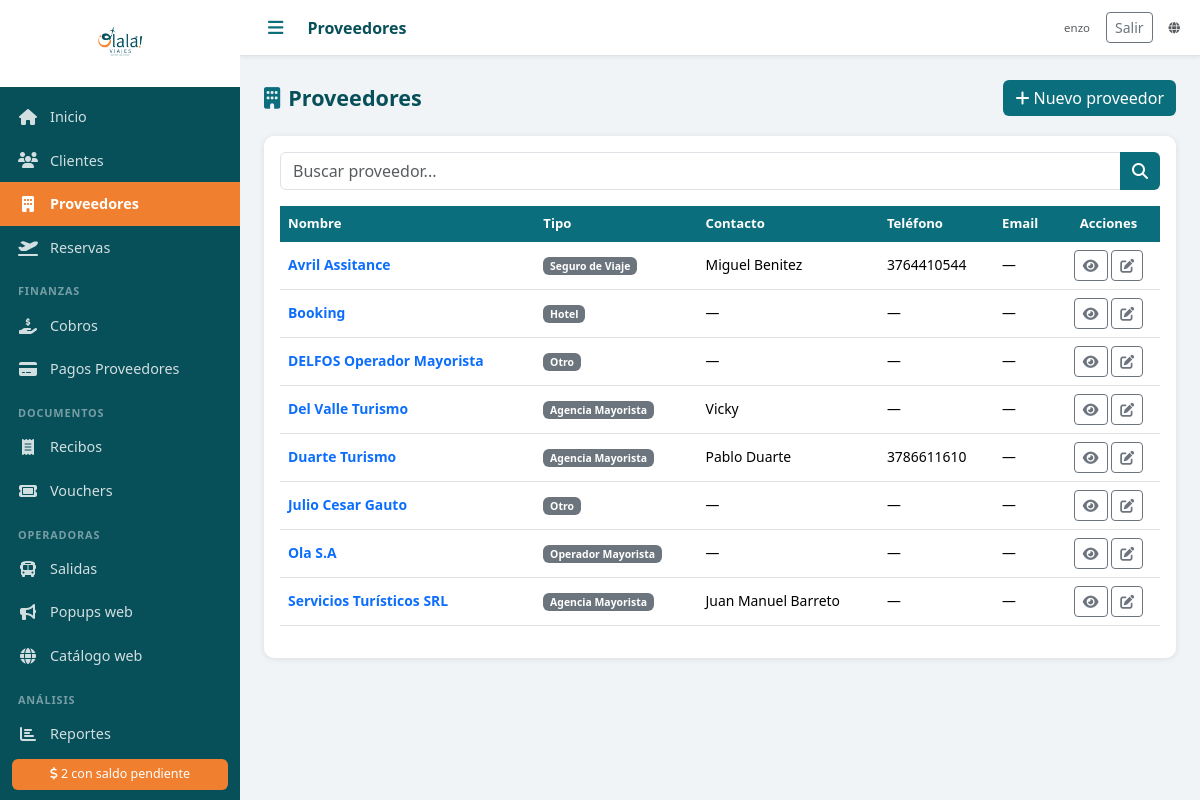
Page /proveedores/ (signed in) on the committed database.
### agencia/models.py (models this page shows, shortened)
class Proveedor(models.Model):
    TIPOS = [
        ('AEROLINEA', 'Aerolínea'),
        ('HOTEL', 'Hotel'),
        ('CRUCERO', 'Crucero'),
        ('AGENCIA', 'Agencia Mayorista'),
        ('OPERADOR', 'Operador Mayorista'),
        ('TRASLADO', 'Traslado'),
        ('SEGURO', 'Seguro de Viaje'),
        ('EXCURSION', 'Excursión'),
        ('OTRO', 'Otro'),
    ]
    nombre = models.CharField('Nombre', max_length=200)
    tipo = models.CharField('Tipo', max_length=20, choices=TIPOS, default='OTRO')
    comision_porcentaje = models.DecimalField('Comisión (%)', max_digits=5, decimal_places=2, default=0)
    contacto = models.CharField('Contacto', max_length=100, blank=True)
    email = models.EmailField('Email', blank=True)
    telefono = models.CharField('Teléfono', max_length=50, blank=True)
    notas = models.TextField('Notas', blank=True)
    activo = models.BooleanField('Activo', default=True)
    created_at = models.DateTimeField(auto_now_add=True)
    class Meta:
        verbose_name = 'Proveedor'
        verbose_name_plural = 'Proveedores'
        ordering = ['nombre']

### agencia/views.py (the view)
# urls.py: path('proveedores/', login_required(views.proveedores_lista), name='proveedores_lista'),
def proveedores_lista(request):
    q = request.GET.get('q', '')
    proveedores = Proveedor.objects.all()
    if q:
        proveedores = proveedores.filter(
            Q(nombre__icontains=q) | Q(contacto__icontains=q) | Q(email__icontains=q)
        )
    return render(request, 'proveedores/lista.html', {'proveedores': proveedores, 'q': q})

### agencia/context_processors.py (called while the page is built)
def agencia_sitio(request):
    return {'public_web_url': django_settings.PUBLIC_WEB_BASE_URL}

def estado_publicacion_web(request):
    return {'estado_publicacion': None, 'publicacion_log': ''}

def estado_fotos_salidas(request):
    if not request.user.is_authenticated:
        return {'estado_fotos': None}
    from .fotos_utils import resumen_fotos_salidas
    return {'estado_fotos': resumen_fotos_salidas()}

### templates/proveedores/lista.html (shortened to what this page needs)
{% extends 'base.html' %}
{% block topbar_title %}Proveedores{% endblock %}
{% block content %}
<div class="page-header">
  <h2><i class="fas fa-building me-2 text-teal"></i>Proveedores</h2>
  <a href="{% url 'proveedor_nuevo' %}" class="btn btn-teal"><i class="fas fa-plus me-1"></i>Nuevo proveedor</a>
</div>
<div class="card">
  <div class="card-body">
    <form method="get" class="mb-3">
      <div class="input-group">
        <input type="text" name="q" value="{{ q }}" class="form-control" placeholder="Buscar proveedor...">
        <button class="btn btn-teal" type="submit"><i class="fas fa-search"></i></button>
      </div>
    </form>
    <div class="table-responsive">
      <table class="table table-hover">
        <thead><tr><th>Nombre</th><th>Tipo</th><th>Contacto</th><th>Teléfono</th><th>Email</th><th class="text-center">Acciones</th></tr></thead>
        <tbody>
          {% for p in proveedores %}
          <tr>
            <td><a href="{% url 'proveedor_detalle' p.pk %}" class="fw-bold text-decoration-none">{{ p.nombre }}</a></td>
            <td><span class="badge bg-secondary">{{ p.get_tipo_display }}</span></td>
            <td>{{ p.contacto|default:"—" }}</td>
            <td>{{ p.telefono|default:"—" }}</td>
            <td>{{ p.email|default:"—" }}</td>
            <td class="text-center">
              <a href="{% url 'proveedor_detalle' p.pk %}" class="btn btn-sm btn-outline-secondary" title="Ver"><i class="fas fa-eye"></i></a>
              <a href="{% url 'proveedor_editar' p.pk %}" class="btn btn-sm btn-outline-secondary" title="Editar"><i class="fas fa-edit"></i></a>
            </td>
          </tr>
          {% empty %}
          <tr><td colspan="6" class="text-center text-muted py-4">No se encontraron proveedores.</td></tr>
          {% endfor %}
        </tbody>
      </table>
    </div>
  </div>
</div>
{% endblock %}

### templates/base.html (shortened to what this page needs)
<!DOCTYPE html>
<html lang="es">
<head>
  {% load static %}
  <link rel="stylesheet" href="https://cdn.jsdelivr.net/npm/bootstrap@5.3.2/dist/css/bootstrap.min.css">
  <link rel="stylesheet" href="https://cdnjs.cloudflare.com/ajax/libs/font-awesome/6.5.0/css/all.min.css">
  <link rel="stylesheet" href="{% static 'css/olala.css' %}">
</head>
<body>
<div class="sidebar" id="sidebar">
  <div class="sidebar-logo">
    <img src="{% static 'img/logo.png' %}" alt="Olalá Viajes" class="logo-img">
  </div>
  <nav class="sidebar-nav">
    <a href="{% url 'dashboard' %}" class="nav-item {% if request.resolver_match.url_name == 'dashboard' %}active{% endif %}">
      <i class="fas fa-home"></i><span>Inicio</span>
    </a>
    <a href="{% url 'clientes_lista' %}" class="nav-item {% if 'cliente' in request.resolver_match.url_name %}active{% endif %}">
      <i class="fas fa-users"></i><span>Clientes</span>
    </a>
    <a href="{% url 'proveedores_lista' %}" class="nav-item {% if 'proveedor' in request.resolver_match.url_name %}active{% endif %}">
      <i class="fas fa-building"></i><span>Proveedores</span>
    </a>
    <a href="{% url 'reservas_lista' %}" class="nav-item {% if 'reserva' in request.resolver_match.url_name %}active{% endif %}">
      <i class="fas fa-plane-departure"></i><span>Reservas</span>
    </a>
    <div class="nav-section">Finanzas</div>
    <a href="{% url 'cobros_lista' %}" class="nav-item {% if 'cobro' in request.resolver_match.url_name %}active{% endif %}">
      <i class="fas fa-hand-holding-dollar"></i><span>Cobros</span>
    </a>
    <a href="{% url 'pagos_proveedor_lista' %}" class="nav-item {% if 'pago_proveedor' in request.resolver_match.url_name %}active{% endif %}">
      <i class="fas fa-credit-card"></i><span>Pagos Proveedores</span>
    </a>
    <div class="nav-section">Documentos</div>
    <a href="{% url 'recibos_lista' %}" class="nav-item {% if 'recibo' in request.resolver_match.url_name %}active{% endif %}">
      <i class="fas fa-receipt"></i><span>Recibos</span>
    </a>
    <a href="{% url 'vouchers_lista' %}" class="nav-item {% if 'voucher' in request.resolver_match.url_name %}active{% endif %}">
      <i class="fas fa-ticket"></i><span>Vouchers</span>
    </a>
    <div class="nav-section">Operadoras</div>
    <a href="{% url 'salidas_lista' %}" class="nav-item {% if 'salida' in request.resolver_match.url_name %}active{% endif %}">
      <i class="fas fa-bus"></i><span>Salidas</span>
    </a>
    <a href="{% url 'popups_lista' %}" class="nav-item {% if 'popup' in request.resolver_match.url_name %}active{% endif %}">
      <i class="fas fa-bullhorn"></i><span>Popups web</span>
    </a>
    <a href="{{ public_web_url }}/" class="nav-item" target="_blank" rel="noopener">
      <i class="fas fa-globe"></i><span>Catálogo web</span>
    </a>
    <div class="nav-section">Análisis</div>
    <a href="{% url 'reportes' %}" class="nav-item {% if 'reporte' in request.resolver_match.url_name %}active{% endif %}">
      <i class="fas fa-chart-bar"></i><span>Reportes</span>
    </a>
  </nav>
  {% if alertas_salidas > 0 or alertas_saldos > 0 %}
  <div class="sidebar-alerts">
    {% if alertas_saldos > 0 %}
    <a href="{% url 'reporte_saldos' %}" class="alert-badge">
      <i class="fas fa-dollar-sign"></i> {{ alertas_saldos }} con saldo pendiente
    </a>
    {% endif %}
  </div>
  {% endif %}
</div>
<div class="main-content">
  <div class="topbar">
    <button class="btn-menu" onclick="toggleSidebar()"><i class="fas fa-bars"></i></button>
    <div class="topbar-title">{% block topbar_title %}{% endblock %}</div>
    <div class="topbar-right d-flex align-items-center gap-3">
      {% if user.is_authenticated %}
      <span class="text-muted small">{{ user.get_username }}</span>
      <form method="post" action="{% url 'logout' %}" class="d-inline mb-0">
        <button type="submit" class="btn btn-sm btn-outline-secondary">Salir</button>
      </form>
      {% endif %}
      <a href="{{ public_web_url }}/" class="text-muted small" target="_blank" rel="noopener" title="Catálogo público (olala-viajes.web.app)"><i class="fas fa-globe"></i></a>
    </div>
  </div>
  <div class="content-area">
    {% block content %}{% endblock %}
  </div>
</div>
</body>
</html>

### static/css/olala.css (style rules this page uses)
:root { --teal: #0a6e7c; --teal-dark: #074f59; --teal-light: #e0f2f5; --orange: #f08030; --orange-light: #fff3e8; --sidebar-width: 240px; --topbar-height: 56px; }
* { box-sizing: border-box; }
body { margin: 0; font-family: 'Segoe UI', sans-serif; background: #f0f4f6; }
.sidebar { position: fixed; top: 0; left: 0; width: var(--sidebar-width); height: 100vh; background: var(--teal-dark); display: flex; flex-direction: column; z-index: 1000; transition: width 0.25s; overflow-x: hidden; }
.sidebar-logo { padding: 16px 12px; background: white; text-align: center; min-height: 80px; display: flex; align-items: center; justify-content: center; }
.logo-img { max-width: 160px; max-height: 55px; object-fit: contain; }
.sidebar-nav { flex: 1; overflow-y: auto; padding: 8px 0; }
.nav-item { display: flex; align-items: center; gap: 12px; padding: 11px 18px; color: rgba(255,255,255,0.82); text-decoration: none; font-size: 0.9rem; transition: background 0.15s, color 0.15s; white-space: nowrap; }
.nav-item.active { background: var(--orange); color: white; font-weight: 600; }
.nav-item i { width: 20px; text-align: center; font-size: 1rem; flex-shrink: 0; }
.nav-section { padding: 14px 18px 4px; font-size: 0.68rem; text-transform: uppercase; letter-spacing: 0.08em; color: rgba(255,255,255,0.45); font-weight: 600; }
.sidebar-alerts { padding: 10px 12px; }
.alert-badge { display: block; background: var(--orange); color: white; padding: 6px 10px; border-radius: 6px; font-size: 0.78rem; text-decoration: none; text-align: center; }
.main-content { margin-left: var(--sidebar-width); min-height: 100vh; transition: margin-left 0.25s; display: flex; flex-direction: column; }
.topbar { height: var(--topbar-height); background: white; border-bottom: 1px solid #dde3e7; display: flex; align-items: center; padding: 0 20px; gap: 16px; position: sticky; top: 0; z-index: 100; box-shadow: 0 1px 4px rgba(0,0,0,0.07); }
.btn-menu { background: none; border: none; font-size: 1.1rem; color: var(--teal); cursor: pointer; padding: 4px 8px; }
.topbar-title { font-size: 1rem; font-weight: 600; color: var(--teal-dark); flex: 1; }
.topbar-right { font-size: 0.82rem; color: #999; }
.content-area { padding: 24px; flex: 1; }
.card { border: none; border-radius: 10px; box-shadow: 0 1px 6px rgba(0,0,0,0.09); }
.text-teal { color: var(--teal) !important; }
.table th { background: var(--teal); color: white; font-weight: 600; font-size: 0.82rem; border: none; }
.table td { font-size: 0.87rem; vertical-align: middle; }
.btn-teal { background: var(--teal); color: white; border: none; }
.page-header { display: flex; align-items: center; justify-content: space-between; margin-bottom: 20px; }
.page-header h2 { margin: 0; color: var(--teal-dark); font-size: 1.35rem; font-weight: 700; }

### rows in the picture
Proveedor: nombre "Avril Assitance", tipo "Seguro de Viaje", contacto "Miguel Benitez", telefono "3764410544", email "—"
Proveedor: nombre "Booking", tipo "Hotel", contacto "—", telefono "—", email "—"
Proveedor: nombre "DELFOS Operador Mayorista", tipo "Otro", contacto "—", telefono "—", email "—"
Proveedor: nombre "Del Valle Turismo", tipo "Agencia Mayorista", contacto "Vicky", telefono "—", email "—"
Proveedor: nombre "Duarte Turismo", tipo "Agencia Mayorista", contacto "Pablo Duarte", telefono "3786611610", email "—"
Proveedor: nombre "Julio Cesar Gauto", tipo "Otro", contacto "—", telefono "—", email "—"
Proveedor: nombre "Ola S.A", tipo "Operador Mayorista", contacto "—", telefono "—", email "—"
Proveedor: nombre "Servicios Turísticos SRL", tipo "Agencia Mayorista", contacto "Juan Manuel Barreto", telefono "—", email "—"

### other values in the picture
{{ alertas_saldos }} "2"
{{ user.get_username }} "enzo"
